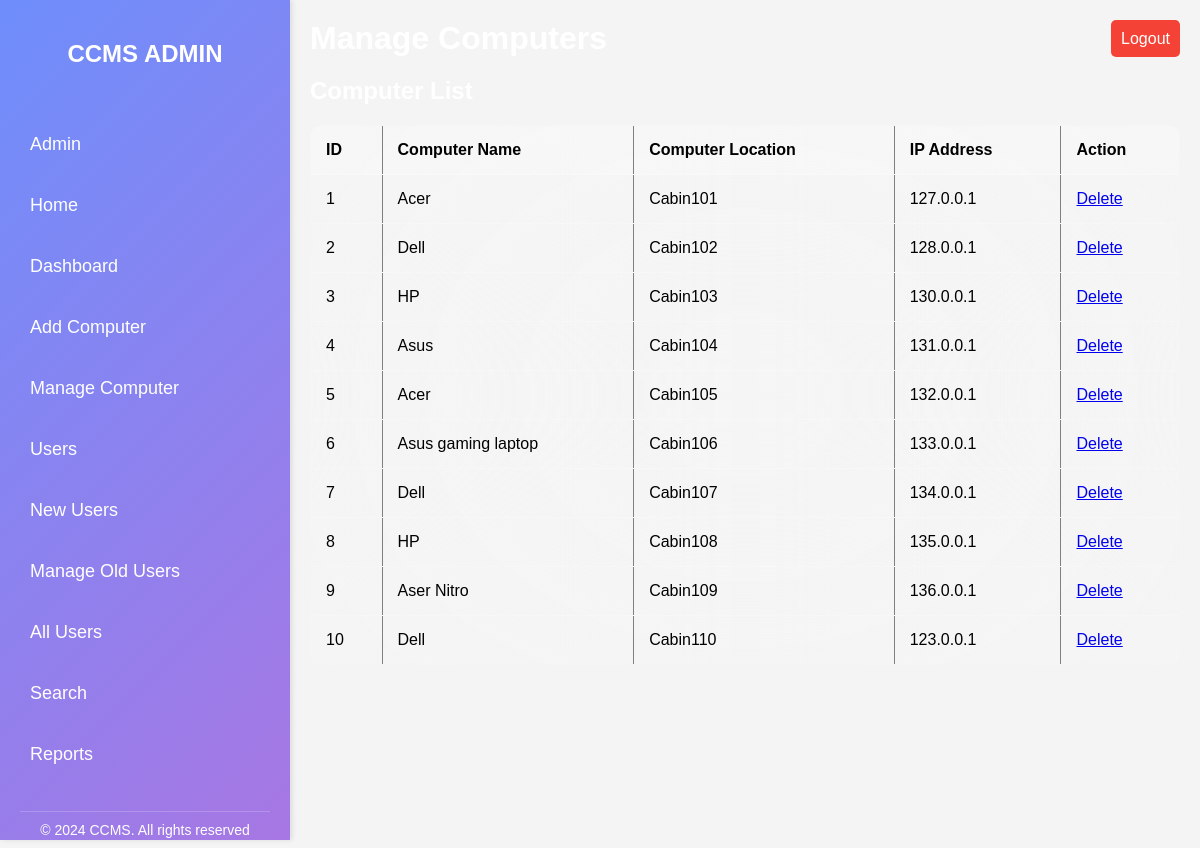
The page /manage_computer.php on the database its author committed.
### tables this page shows
CREATE TABLE `computers` (
  `ID` int(10) NOT NULL,
  `computer_name` varchar(120) NOT NULL,
  `IPaddr` varchar(120) NOT NULL,
  `entry_date` timestamp NULL DEFAULT NULL ON UPDATE current_timestamp(),
  `computer_location` varchar(120) DEFAULT NULL
);

### manage_computer.php (the view, shortened to what this page needs)
<?php
$servername = "localhost";
$username = "root";
$password = "";
$dbname = "ccm";
$con = new mysqli($servername, $username, $password, $dbname);
$sql = "SELECT * FROM computers";
$result = $con->query($sql);
?>
<!DOCTYPE html>
<html lang="en">
<head>
</head>
<body>
    <div class="sidebar">
        <h2>CCMS ADMIN</h2>
        <ul>
            <li><a href="admin.php">Admin</a></li>
            <li><a href="home.php">Home</a></li>
            <li><a href="dashboard.php">Dashboard</a></li>
            <li><a href="add_computer.php">Add Computer</a></li>
            <li><a href="manage_computer.php">Manage Computer</a></li>
            <li><a href="user_details.php">Users</a></li>
            <li><a href="newusers.php">New Users</a></li>
            <li><a href="manage_oldusers.php">Manage Old Users</a></li>
            <li><a href="all_users.php">All Users</a></li>
            <li><a href="search.php">Search</a></li>
            <li><a href="reports.php">Reports</a></li>
        </ul>
        <div class="footer">
            © 2024 CCMS. All rights reserved
        </div>
    </div>
    <div class="main-content">
        <div class="header">
            <h1>Manage Computers</h1>
            <div class="user-avatar">
                <a href="?logout">Logout</a>
            </div>
        </div>
        <h2>Computer List</h2>
        <table border="1">
            <tr>
                <th>ID</th>
                <th>Computer Name</th>
                <th>Computer Location</th>
                <th>IP Address</th>
                <th>Action</th>
            </tr>
            <?php
            if ($result->num_rows > 0) {
                while($row = $result->fetch_assoc()) {
                    echo "<tr>
                          <td>" . $row["ID"]. "</td>
                          <td>" . $row["computer_name"]. "</td>
                          <td>" . $row["computer_location"]. "</td>
                          <td>" . $row["IPaddr"]. "</td>
                          <td><a href='manage_computer.php?delete=" . $row["ID"] . "' onclick='return confirm(\"Are you sure you want to delete this item?\");'>Delete</a></td>
                          </tr>";
                }
            } else {
                echo "<tr><td colspan='5'>No computers found</td></tr>";
            }
            ?>
        </table>
    </div>
</body>
</html>

### manage_computer.php (style rules this page uses)
body { font-family: Arial, sans-serif; background-color: #f4f4f4; margin: 0; padding: 0; display: flex; background-image: url('https://us.123rf.com/450wm/ohishi/ohishi1801/ohishi180100002/93767870-games-computer-online-in-internet-cafe.jpg'); background-size: cover; background-repeat: no-repeat; background-attachment: fixed; }
.sidebar { width: 250px; background: linear-gradient(135deg, #6e8efb, #a777e3); color: #fff; padding: 20px; height: 100vh; box-shadow: 2px 0 5px rgba(0, 0, 0, 0.1); display: flex; flex-direction: column; justify-content: space-between; }
.sidebar h2 { text-align: center; margin-bottom: 20px; font-size: 24px; font-weight: bold; }
.sidebar ul { list-style: none; padding: 0; }
.sidebar ul li { margin: 20px 0; }
.sidebar ul li a { color: #fff; text-decoration: none; font-size: 18px; display: block; padding: 10px; border-radius: 8px; transition: background 0.3s; }
.sidebar .footer { text-align: center; font-size: 14px; padding: 10px; border-top: 1px solid rgba(255, 255, 255, 0.2); }
.main-content { flex: 1; padding: 20px; }
.header { display: flex; justify-content: space-between; align-items: center; margin-bottom: 20px; }
.header h1 { margin: 0; color: white; }
.user-avatar a { text-decoration: none; color: white; background-color: #f44336; padding: 10px; border-radius: 5px; }
table { width: 100%; border-collapse: collapse; margin-top: 20px; background: rgba(255, 255, 255, 0.1); backdrop-filter: blur(200px); border-radius: 10px; overflow: hidden; }
table th, table td { padding: 15px; text-align: left; border-bottom: 1px solid rgba(255, 255, 255, 0.2); }
table th { background: rgba(255, 255, 255, 0.2); }
h2 { color: white; }

### rows shown on the page
computers: ID "1", computer_name "Acer", computer_location "Cabin101", IPaddr "127.0.0.1"
computers: ID "2", computer_name "Dell", computer_location "Cabin102", IPaddr "128.0.0.1"
computers: ID "3", computer_name "HP", computer_location "Cabin103", IPaddr "130.0.0.1"
computers: ID "4", computer_name "Asus", computer_location "Cabin104", IPaddr "131.0.0.1"
computers: ID "5", computer_name "Acer", computer_location "Cabin105", IPaddr "132.0.0.1"
computers: ID "6", computer_name "Asus gaming laptop", computer_location "Cabin106", IPaddr "133.0.0.1"
computers: ID "7", computer_name "Dell", computer_location "Cabin107", IPaddr "134.0.0.1"
computers: ID "8", computer_name "HP", computer_location "Cabin108", IPaddr "135.0.0.1"
computers: ID "9", computer_name "Aser Nitro", computer_location "Cabin109", IPaddr "136.0.0.1"
computers: ID "10", computer_name "Dell", computer_location "Cabin110", IPaddr "123.0.0.1"
